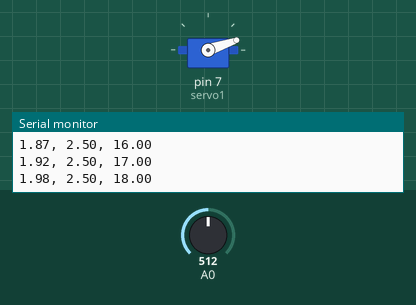
The sketch below on a simulated Arduino Uno, built with avr-gcc and run on an emulated ATmega328P. Parts: servo, the last lines printed to the serial monitor. Inputs (shaded band) come from the test bench; at power-on: A0 = 512.

Above: at 1.98 s.
2.0 s: A0 set to 716
At 2.6 s:
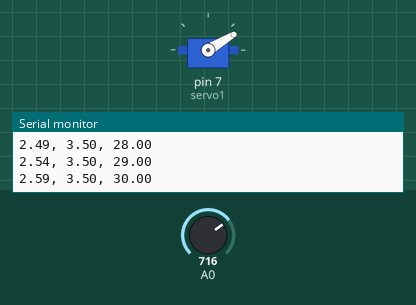
5.0 s: A0 set to 900
At 5.17 s:
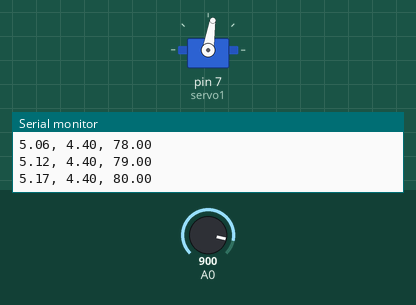
Timing chart, 0 to 11.8 s (numbered marks = the images above; inputs shaded):
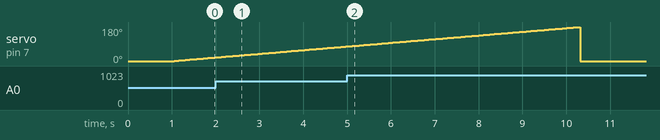

Measured:
- by itself, servo on pin 7 (servo1): rises from 77° to 180° in 5.3 s, then falls to 0° in 0.05 s

The sketch:

Q3.ino
```cpp
#include <Servo.h>

Servo servo1;

void setup() {
  servo1.attach(7);  //pin 7 to servo
  Serial.begin(115200);
}

void initial_pos(int &theta1_d){
  // move to the initial position of 0 deg
  theta1_d = 0;
  servo1.write(theta1_d);
  delay(1000);
  }

double analogToVolt (double value) {
  //convert analog input into voltage
  double v = (value/1023)*5;
  return v;
}

void printData (float x, float y, float z){
  Serial.print("\n");
  Serial.print(x);
  Serial.print(", ");
  Serial.print(y);
  Serial.print(", ");
  Serial.print(z);
  }


void loop() {
  int analog_input0; // analog input for pin A0
  int theta1_d; // desired servo angle
  float voltage0; // voltage input for pin A0
  float minv;
  int theta1_d_min; // servo angle for minimum voltage / maximum light
  float t;

  // move to the initial position of 0 deg
  initial_pos(theta1_d);

  // move servo between 0 and 180 deg in 1 deg increments and
  // find the maximum light using voltage
  minv = 1000000000;
  for(theta1_d = 0;theta1_d<=180;theta1_d++) {
    servo1.write(theta1_d);
    delay(50);

    analog_input0 = analogRead(A0);
    voltage0 = analogToVolt(analog_input0); // convert input to V (0 to 5V)

    t = micros()*1.0e-6;

    if(voltage0 < minv) {
      minv = voltage0;
      theta1_d_min = theta1_d;
    }

    // print out values compatible with Excel in form (x,y,z)
    printData(t, voltage0, theta1_d);
  }

  servo1.write(theta1_d_min);

  delay(10000);
  exit(1);
}
```
